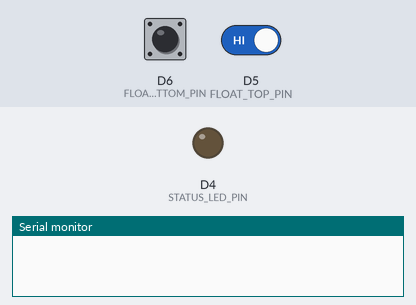
Bench run of a sketch on a simulated ESP8266 (NodeMCU). Shown: output pins drawn as LEDs (lit = HIGH), the last lines printed to the serial monitor. The inputs (shaded band) are chosen by the test bench; at power-on: D6 (FLOAT_BOTTOM_PIN) HIGH, D5 (FLOAT_TOP_PIN) HIGH. No radio packets arrive unless stated; pins used as bus, display or sensor lines are not drawn. At 1.1 s the program puts the board to deep sleep or switches it off; the recording ends there.

Above: at 0.0 s.
At 0.5 s:
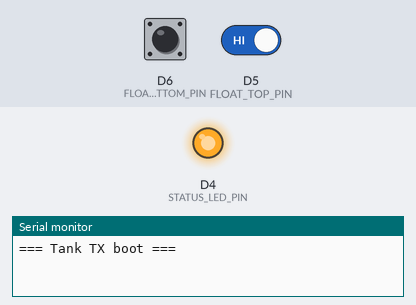
Timing chart, 0 to 1.1 s (numbered marks = the images above):
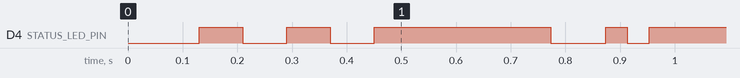

The sketch:

esp433_TX_1.4_with_tx_power.ino
````cpp
// ================================================================
//  ESP8266 + 433 MHz ASK Transmitter - VERY LOW POWER VERSION
//  with Power-Controlled Float Switches AND RF Module
// ================================================================

#include <RH_ASK.h>
#include <SPI.h>
#include <ESP8266WiFi.h>

// ────────────────────────────────────────────────
// CONFIGURATION
// ────────────────────────────────────────────────

#define RF_TX_PIN         D2       // GPIO4 - Data to 433MHz TX
#define STATUS_LED_PIN    LED_BUILTIN

#define POWER_PIN         D1       // GPIO5 - Powers BOTH float switches AND 433MHz TX module
#define FLOAT_TOP_PIN     D5       // GPIO14
#define FLOAT_BOTTOM_PIN  D6       // GPIO12

const uint32_t REPORT_INTERVAL_SEC = 180;
const uint32_t SLEEP_SECONDS = REPORT_INTERVAL_SEC + 8;

const uint8_t DEVICE_ID = 1;

// ────────────────────────────────────────────────
// MESSAGE FORMAT
// ────────────────────────────────────────────────

struct __attribute__((packed)) TankMessage {
    uint8_t  deviceId;
    uint8_t  levelPercent;
    uint16_t battery_mV;
    uint8_t  reserved;
};

RH_ASK driver(2000, -1, RF_TX_PIN);

// ────────────────────────────────────────────────
// SETUP
// ────────────────────────────────────────────────

void setup()
{
    Serial.begin(9600);
    delay(50);
    Serial.println();
    Serial.println(F("=== Tank TX boot ==="));

    pinMode(STATUS_LED_PIN, OUTPUT);
    digitalWrite(STATUS_LED_PIN, HIGH);

    // Power control for float switches AND RF module
    pinMode(POWER_PIN, OUTPUT);
    digitalWrite(POWER_PIN, LOW);  // OFF initially

    pinMode(FLOAT_TOP_PIN, INPUT_PULLUP);
    pinMode(FLOAT_BOTTOM_PIN, INPUT_PULLUP);

    blink(3, 80);

    // Note: We do NOT init the RF driver here anymore
    // It will be initialized in loop() when power is applied

    Serial.println(F("Disabling WiFi"));
    WiFi.mode(WIFI_OFF);
    WiFi.forceSleepBegin();
    delay(1);

    Serial.println(F("Setup complete"));
}

// ────────────────────────────────────────────────
// LOOP (runs once per wake)
// ────────────────────────────────────────────────

void loop()
{
    TankMessage msg;

    msg.deviceId     = DEVICE_ID;

    // Step 1: Read tank level (powers sensors briefly)
    msg.levelPercent = readTankLevel();

    // Step 2: Read battery
    msg.battery_mV   = readBatteryVoltage_mV();
    msg.reserved     = 0;

    Serial.print(F("Device ID: "));
    Serial.println(msg.deviceId);

    Serial.print(F("Tank level: "));
    Serial.print(msg.levelPercent);
    Serial.println(F("%"));

    Serial.print(F("Battery: "));
    Serial.print(msg.battery_mV);
    Serial.println(F(" mV"));

    // Step 3: Power ON RF module and send
    Serial.println(F("Powering RF module ON"));
    digitalWrite(POWER_PIN, HIGH);
    delay(100);  // Give RF module time to stabilize

    // Initialize RF driver (now that power is applied)
    Serial.print(F("Init RF driver... "));
    if (!driver.init()) {
        Serial.println(F("FAILED"));
        digitalWrite(POWER_PIN, LOW);  // Turn off power on failure
        blink(5, 60);
    }
    else {
        Serial.println(F("OK"));

        // Send the message
        digitalWrite(STATUS_LED_PIN, LOW);
        bool ok = driver.send((uint8_t*)&msg, sizeof(msg));
        driver.waitPacketSent();
        digitalWrite(STATUS_LED_PIN, HIGH);

        Serial.print(F("RF send: "));
        Serial.println(ok ? F("OK") : F("FAIL"));

        if (ok) blink(2, 40);
        else    blink(5, 60);
    }

    // Power OFF RF module
    digitalWrite(POWER_PIN, LOW);
    Serial.println(F("Powering RF module OFF"));

    Serial.print(F("Sleeping for "));
    Serial.print(SLEEP_SECONDS);
    Serial.println(F(" seconds"));
    Serial.flush();
    delay(100);

    ESP.deepSleep(SLEEP_SECONDS * 1000000ULL, WAKE_RF_DISABLED);
}

// ────────────────────────────────────────────────
// SENSOR FUNCTIONS
// ────────────────────────────────────────────────

uint8_t readTankLevel()
{
    // Power ON the float switches
    Serial.println(F("Powering float switches ON"));
    digitalWrite(POWER_PIN, HIGH);
    delay(50);  // Wait for switches to stabilize

    // Read the switches
    bool top = (digitalRead(FLOAT_TOP_PIN) == LOW);
    bool bottom = (digitalRead(FLOAT_BOTTOM_PIN) == LOW);

    Serial.print(F("Float sensors - Top: "));
    Serial.print(top ? "WATER" : "AIR");
    Serial.print(F(", Bottom: "));
    Serial.println(bottom ? "WATER" : "AIR");

    // Power OFF the float switches
    digitalWrite(POWER_PIN, LOW);
    Serial.println(F("Powering float switches OFF"));

    // Calculate level
    uint8_t level;
    if (top && bottom)       level = 0;  // Neither = empty
    // else if (!top && bottom) level = 50;   // Top only (shouldn't happen)
    else if (!top && !bottom) level = 100;   // Both in water = full
    else                     level = 25;   // Only bottom = half

    return level;
}

uint16_t readBatteryVoltage_mV()
{
    const float R1 = 220000.0;
    const float R2 = 100000.0;
    const float factor = (R1 + R2) / R2;

    uint16_t raw = analogRead(A0);
    float v_adc = raw * (1.0 / 1023.0);
    return (uint16_t)(v_adc * factor * 1000.0 + 0.5);
}

// ────────────────────────────────────────────────
// LED HELPER
// ────────────────────────────────────────────────

void blink(uint8_t times, uint16_t ms)
{
    for (uint8_t i = 0; i < times; i++) {
        digitalWrite(STATUS_LED_PIN, LOW);
        delay(ms);
        digitalWrite(STATUS_LED_PIN, HIGH);
        delay(ms);
    }
}

/*
```

## Key Changes:

1. **Renamed to `POWER_PIN`** - Now controls both float switches AND 433MHz module
2. **RF driver init moved to loop()** - Initialized only when power is applied
3. **Sequential power control**:
   - Power ON → Read sensors → Power OFF
   - Power ON → Init RF → Send → Power OFF
4. **100ms stabilization** for RF module (they need time to power up)

## Hardware Wiring:
```
ESP8266 D1 (GPIO5)
      │
      ├──────────► Float Switch VCC
      │
      └──────────► 433MHz TX Module VCC

All GND connected together
```

## Important: Current Considerations

**Check your D1 pin current capacity:**

- ESP8266 GPIO can source ~12mA max
- Float switches: ~1-5mA each = 2-10mA total
- 433MHz TX module: ~20-40mA (during transmission)
- **TOTAL: 22-50mA** ⚠️

### Solution: Use a Transistor

Since the total current likely exceeds 12mA, you **MUST** use a transistor:
```
                       3.3V/Vin
                          │
                          ├───┐
                          │   │
                     Float│   │433MHz TX
                  Switches│   │Module VCC
                      VCC │   │
                          │   │
                       Collector
                          │
                     (NPN Transistor)
                      2N2222 / BC547
                          │
                   Base   │
              1kΩ ────────┤
              │           │
    ESP D1 ───┘        Emitter
                          │
                         GND
```

### Component Values:
- **Transistor**: 2N2222, BC547, or 2N3904
- **Base Resistor**: 1kΩ
- **Power**: Can handle 100mA+ easily

### Wiring with Transistor:
```
ESP8266
┌─────────┐
│         │
│  D1 ────┼──── 1kΩ ───► Base (Transistor)
│  (GPIO5)│
│         │              Collector ──► 3.3V
│  GND ───┼─────────────► Emitter ──► GND
│         │
│         │              Float VCC ◄── Collector
│         │              433MHz VCC ◄─ Collector
└─────────┘


*/
````
